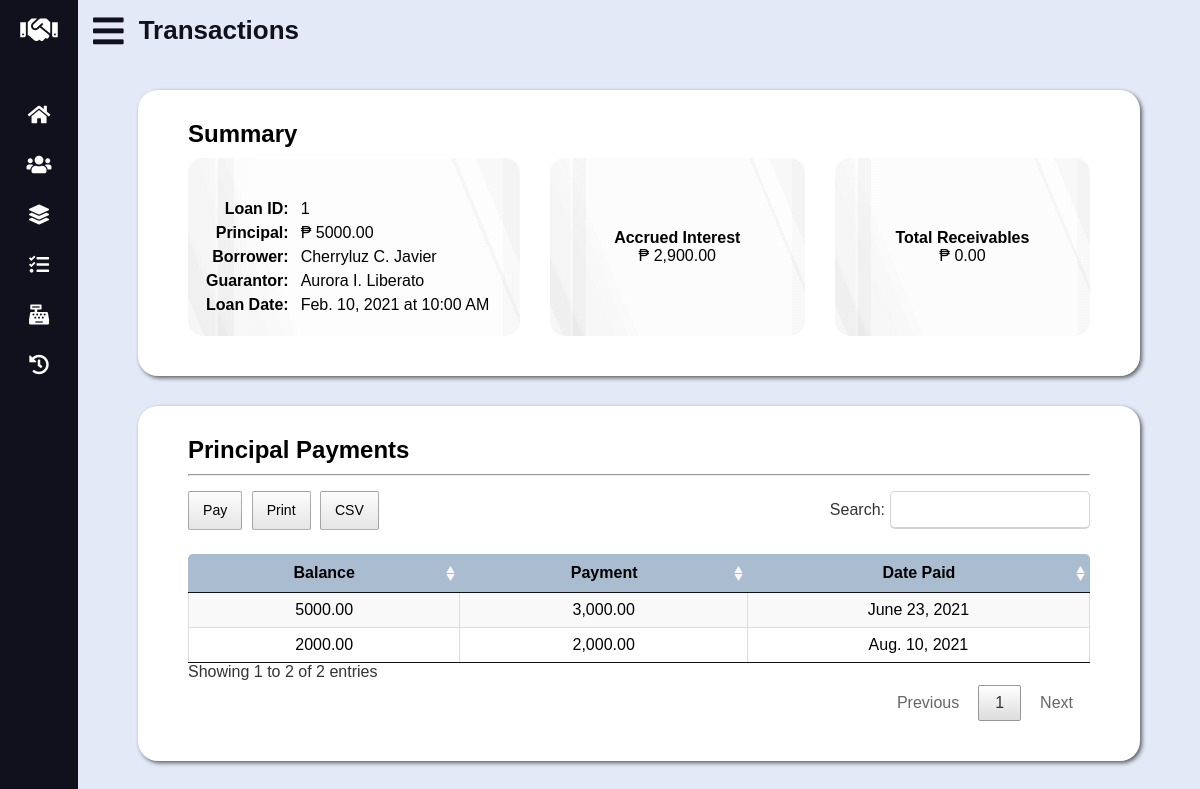
Before: /loan-details.php?id=1 (upper part) with the older database file.
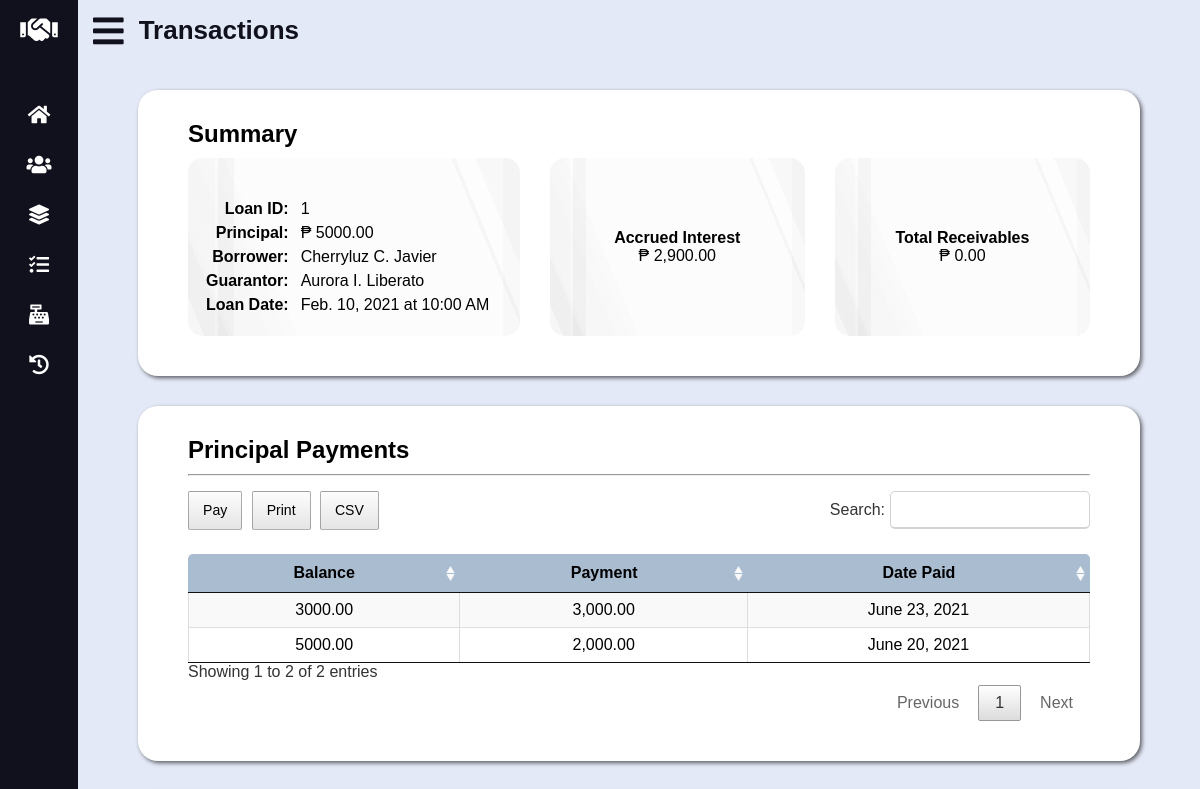
After: the same page with the newer database file.
### tables this page shows
CREATE TABLE `loan` (
	`loan_id` INT UNSIGNED AUTO_INCREMENT PRIMARY KEY,
	`borrower_id` INT UNSIGNED NOT NULL,
	`guarantor_id` INT UNSIGNED NOT NULL,
	`loan_date_time` DATETIME NOT NULL,
	`principal` DECIMAL(10, 2) NOT NULL,
	`status` ENUM('Active', 'Closed') DEFAULT 'Active' NOT NULL,

	CONSTRAINT fk_loan_borrower_id FOREIGN KEY (`borrower_id`)
		REFERENCES `data_subject` (`data_subject_id`)
		ON UPDATE CASCADE
		ON DELETE RESTRICT,
	CONSTRAINT fk_loan_guarantor_id FOREIGN KEY (`guarantor_id`)
		REFERENCES `guarantor` (`guarantor_id`)
		ON UPDATE CASCADE
		ON DELETE RESTRICT
);

CREATE TABLE `principal_payment` (
	`principal_payment_id` INT UNSIGNED AUTO_INCREMENT PRIMARY KEY,
	`amount` DECIMAL(10, 2) NOT NULL,
	`date_time_paid` DATETIME NOT NULL DEFAULT (NOW()),
	`loan_id` INT UNSIGNED NOT NULL,

	CONSTRAINT fk_principal_payment_loan_id FOREIGN KEY (`loan_id`)
		REFERENCES `loan` (`loan_id`)
		ON UPDATE CASCADE
		ON DELETE RESTRICT
);

### lib/database-handler.php (called while the page is built, shortened)
<?php
class Database {
	private $host = DB_HOST;
	private $dbname = DB_NAME;
	private $charset = DB_CHARSET;
	private $user = DB_USER;
	private $password = DB_PASSWORD;
	private $dbh;
	private $stmt;
	public function __construct() {
		$dsn = "mysql:host=".$this->host.";charset=".$this->charset.";dbname=".$this->dbname;
		$options = array (
			PDO::ATTR_PERSISTENT => true,
			PDO::ATTR_ERRMODE => PDO::ERRMODE_EXCEPTION,
			PDO::ATTR_ORACLE_NULLS => PDO::NULL_NATURAL
		);
		try {
			$this->dbh = new PDO($dsn, $this->user, $this->password, $options);
		}
		catch (PDOException $e) {
			$this->error = $e->getMessage()." in ".$e->getFile()." on line ".$e->getLine();
			$this->terminate();
		}
	}
	public function query($query) {
		$this->stmt = $this->dbh->prepare($query);
	}
	public function bind($param, $value, $type = null) {
		if (is_null($type)) {
			switch (true) {
				default:
					$type = PDO::PARAM_STR;
			}
		}
		$this->stmt->bindValue($param, $value, $type);
	}
	public function execute($message = "", $redirect = "") {
		try {
			return $this->stmt->execute();
		}
		catch (PDOException $e) {
			$this->logFile = "../src/log.txt";
			$this->error = $e->getMessage()." in ".$e->getFile()." on line ".$e->getLine();
			$this->logError();
		}
		finally {
			if ($redirect !== "") {
				$this->confirmQuery($message, $redirect);
			}
		}
	}
	public function resultSet() {
		$this->execute();
		return $this->stmt->fetchAll(PDO::FETCH_OBJ);
	}
	public function resultRecord() {
		$this->execute();
		return $this->stmt->fetch(PDO::FETCH_OBJ);
	}
	public function resultColumn() {
		$this->execute();
		return $this->stmt->fetchColumn();
	}
}

### models/Transaction.php (called while the page is built, shortened)
<?php
class Transaction {
	private $db;
	public function __construct() {
		$this->db = new Database();
	}
	public function getLoan($id) {
		$this->db->query("SELECT * FROM `loan` WHERE `loan_id` = ?");
		$this->db->bind(1, $id);
		return $this->db->resultRecord();
	}
	public function getPrincipalPayments($id) {
		$this->db->query("SELECT * FROM `principal_payment` WHERE `loan_id` = ?");
		$this->db->bind(1, $id);
		return $this->db->resultSet();
	}
	public function getPrincipalBalance($id) {
		$this->db->query("CALL get_principal_balance(?, @balance)");
		$this->db->bind(1, $id);
		$this->db->execute();
		$this->db->query("SELECT @balance");
		return $this->db->resultColumn();
	}
	public function getPrincipalBalanceByDateTime($id, $date_time) {
		$this->db->query("CALL get_principal_balance_by_date_time(?, ?, @balance)");
		$this->db->bind(1, $id);
		$this->db->bind(2, $date_time);
		$this->db->execute();
		$this->db->query("SELECT @balance");
		return $this->db->resultColumn();
	}
	public function getInterests($id) {
		$this->db->query("SELECT * FROM `interest` WHERE `loan_id` = ?");
		$this->db->bind(1, $id);
		return $this->db->resultSet();
	}
	public function getInterestPayments($id) {
		$this->db->query("SELECT `interest_date`, `interest_payment`.`amount`, `date_time_paid` FROM `interest_payment` INNER JOIN `interest` USING (`interest_id`) WHERE `loan_id` = ?");
		$this->db->bind(1, $id);
		return $this->db->resultSet();
	}
	public function getPenalties($id) {
		$this->db->query("SELECT `penalty_id`, `penalty_date`, `interest_date`, `penalty`.`amount`, `penalty`.`status` FROM `penalty` INNER JOIN `interest` USING (`interest_id`) WHERE `penalty`.`loan_id` = ?");
		$this->db->bind(1, $id);
		return $this->db->resultSet();
	}
	public function getPenaltyPayments($id) {
		$this->db->query("SELECT `penalty_date`, `penalty_payment`.`amount`, `date_time_paid` FROM `penalty_payment` INNER JOIN `penalty` USING (`penalty_id`) WHERE `loan_id` = ?");
		$this->db->bind(1, $id);
		return $this->db->resultSet();
	}
	public function getProcessingFees($id) {
		$this->db->query("SELECT * FROM `processing_fee` WHERE `loan_id` = ?");
		$this->db->bind(1, $id);
		return $this->db->resultSet();
	}
	public function getProcessingFeePayments($id) {
		$this->db->query("SELECT `processing_fee_date`, `processing_fee_payment`.`amount`, `date_time_paid` FROM `processing_fee_payment` INNER JOIN `processing_fee` USING (`processing_fee_id`) WHERE `loan_id` = ?");
		$this->db->bind(1, $id);
		return $this->db->resultSet();
	}
	public function getAccruedInterest($id) {
		$this->db->query("CALL get_accrued_interest(?, @accrued_interest)");
		$this->db->bind(1, $id);
		$this->db->execute();
		$this->db->query("SELECT @accrued_interest");
		return $this->db->resultColumn();
	}
	public function getTotalReceivablesByLoan($id) {
		$this->db->query("CALL get_total_receivables_by_loan(?, @total_receivables)");
		$this->db->bind(1, $id);
		$this->db->execute();
		$this->db->query("SELECT @total_receivables");
		return $this->db->resultColumn();
	}
}

### models/DataSubject.php (called while the page is built, shortened)
<?php
class DataSubject {
	private $db;
	public function __construct() {
		$this->db = new Database();
	}
	public function getName($id) {
		$this->db->query("SELECT CONCAT(`fname`, ' ', LEFT(`mname`, 1), '. ', `lname`) AS name FROM `data_subject` WHERE `data_subject_id` = ?");
		$this->db->bind(1, $id);
		return $this->db->resultColumn();
	}
}

### lib/conversion-util.php (called while the page is built, shortened)
<?php
class Converter {
	public function shortToLongDate($date) {
		$time_stamp = strtotime($date);
		$format = "M. j, Y";
		$formatted_date = date($format, $time_stamp);
		if (strpos($formatted_date, "May") !== false)
			$formatted_date = str_replace(".", "", $formatted_date);
		else if (strpos($formatted_date, "Jun") !== false)
			$formatted_date = str_replace(".", "e", $formatted_date);
		else if (strpos($formatted_date, "Jul") !== false)
			$formatted_date = str_replace(".", "y", $formatted_date);
		return $formatted_date;
	}
	public function shortToLongDateTime($datetime) {
		$time_stamp = strtotime($datetime);
		$format = "M. j, Y \\a\\t g:i A";
		$formatted_date = date($format, $time_stamp);
		return $formatted_date;
	}
}

### loan-details.php (the view, shortened to what this page needs)
<?php
	if (isset($_GET["id"]))
		$id = $_GET["id"];
	else {
		echo "<script>alert('Sorry, something went wrong!');</script>";
		echo "<script>window.location.replace('transactions.php');</script>";
	}
	require_once "lib/database-handler.php";
	require_once "lib/conversion-util.php";
	require_once "models/Transaction.php";
	require_once "models/DataSubject.php";
	$converter = new Converter();
	$transaction = new Transaction();
	$data_subject = new DataSubject();
	$accrued_interest = $transaction->getAccruedInterest($id);
	$total_receivables = $transaction->getTotalReceivablesByLoan($id);
	$loan = $transaction->getLoan($id);
	$principal_payments = $transaction->getPrincipalPayments($id);
?>
<!DOCTYPE html>
<html lang="en">
<head>
	<link rel="stylesheet" type="text/css" href="css/all.min.css" />
	<link rel="stylesheet" type="text/css" href="css/datatables.min.css" />
	<link rel="stylesheet" type="text/css" href="css/tingle.min.css" />
	<link rel="stylesheet" type="text/css" href="css/style.css" />
	<link rel="stylesheet" type="text/css" href="css/vertical-nav-bar.css" />
	<link rel="stylesheet" type="text/css" href="css/tables.css" />
	<link rel="stylesheet" type="text/css" href="css/forms.css" />
	<link rel="stylesheet" type="text/css" href="css/loan-details.css" />
	<link rel="stylesheet" type="text/css" href="css/media-queries.css" />
</head>
<body>
	<main>
		<header>
			<i class="fas fa-bars"></i>
			<h2 class="text">Transactions</h2>
		</header>
			<div id="summary-details"><?php require "inc/loan-info.php"; ?></div>
		<section id="summary">
			<h3>Summary</h3>
			<div class="grid-wrapper">
				<?php require "inc/loan-info.php"; ?>
				<div id="accrued-interest">
					<h4>Accrued Interest</h4>
					<p><span>&#8369;</span> <?php echo number_format($accrued_interest, 2, ".", ","); ?></p>
				</div>
				<div id="total-receivables">
					<h4>Total Receivables</h4>
					<p><span>&#8369;</span> <?php echo number_format($total_receivables, 2, ".", ","); ?></p>
				</div>
			</div>
		</section>
		<section id="principal-payments">
			<h3>Principal Payments</h3>
			<hr />
			<table id="principal-payments-tbl" class="display cell-border" width="100%">
				<thead>
					<tr>
						<th>Balance</th>
						<th>Payment</th>
						<th>Date Paid</th>
					</tr>
				</thead>
				<tbody>
					<?php foreach ($principal_payments as $pp): ?>
					<tr>
						<td>
							<?php
								echo $transaction->getPrincipalBalanceByDateTime($pp->loan_id, $pp->date_time_paid);
							?>
						</td>
						<td><?php echo number_format($pp->amount, 2, ".", ","); ?></td>
						<td><?php echo $converter->shortToLongDate($pp->date_time_paid); ?></td>
					</tr>
					<?php endforeach; ?>
				</tbody>
			</table>
		</section>
	</main>
</body>
</html>

### inc/loan-info.php
<table>
	<tr>
		<th>Loan ID:</th>
		<td><?php echo $id; ?></td>
	</tr>
	<tr>
		<th>Principal:</th>
		<td><span>&#8369;</span> <?php echo $loan->principal; ?></td>
	</tr>
	<tr>
		<th>Borrower:</th>
		<td><?php echo $data_subject->getName($loan->borrower_id); ?></td>
	</tr>
	<tr>
		<th>Guarantor:</th>
		<td><?php echo $data_subject->getName($loan->guarantor_id); ?></td>
	</tr>
	<tr>
		<th>Loan Date:</th>
		<td><?php echo $converter->shortToLongDateTime($loan->loan_date_time); ?></td>
	</tr>
</table>

### css/style.css (style rules this page uses)
:root { --athens-gray: #e8e9eb; --azureish-white: #dae8f5; --botticelli: #d4e1ee; --blue-chill: #0d8b90; --cyan: #03b8c0; --dark-purple: #1d1b31; --eden: #0d3b4c; --light-steel-blue: #a9bcd0; --link-water: #e4e9f7; --roman-silver: #787e87; --silver-sand: #c5c6c8; --xiketic: #11101d; }
* { box-sizing: border-box; font-family: "Poppins", sans-serif; margin: 0; padding: 0; }
html, body { height: 100%; }
main { background: var(--link-water); left: 280px; min-height: 100vh; position: relative; transition: all 0.5s ease; width: calc(100% - 280px); padding-bottom: 30px; }
main header { align-items: center; color: var(--xiketic); display: flex; font-size: 35px; height: 60px; overflow: hidden; }
main header .fa-bars { cursor: pointer; margin: 0 15px; }
h2 { font-size: 26px; font-weight: 600; }
h3 { font-size: 24px; margin: 10px 0; }
section { margin: 30px 60px; padding: 20px 50px 40px 50px; box-shadow: 2px 2px 4px rgba(0, 0, 0, 0.6); background-color: #fff; border-radius: 20px; }
hr { margin-bottom: 15px; }

### css/vertical-nav-bar.css (style rules this page uses)
nav { background: var(--xiketic); height: 100%; left: 0; position: fixed; top: 0; transition: all 0.5s ease; width: 280px; z-index: 100; }
nav.closed { width: 78px; }
nav h1 { align-items: center; display: flex; height: 60px; width: 100%; }
nav h1 .fa-handshake { color: #fff; font-size: 30px; height: 50px; line-height: 50px; min-width: 78px; text-align: center; }
nav .nav-links { height: 100%; overflow: auto; padding: 30px 0 150px 0; }
nav.closed .nav-links { overflow: visible; }
nav .nav-links li { list-style: none; position: relative; transition: all 0.4s ease; }
nav .nav-links li .parent-menu { align-items: center; display: flex; justify-content: space-between; }
nav.closed .nav-links li .parent-menu { display: block }
nav .nav-links li i { color: #fff; cursor: pointer; font-size: 20px; height: 50px; line-height: 50px; min-width: 78px; text-align: center; transition: all 0.3s ease; }
nav .nav-links li a { align-items: center; display: flex; text-decoration: none; }
nav.closed ~ main { left: 78px; width: calc(100% - 78px); }

### css/tables.css (style rules this page uses)
table { padding-top: 20px; text-align: center; }
table thead th { font-family: "Poppins Regular", sans-serif; background-color: var(--light-steel-blue); }
table thead th:first-child { border-radius: 5px 0 0 0; }
table thead th:last-child { border-radius: 0 5px 0 0; }
.fas, .far, #new-guarantor table tr:hover { cursor: pointer; }

### css/loan-details.css (style rules this page uses)
#summary table, #summary .grid-wrapper > div { background-image: linear-gradient(90deg, rgba(165, 165, 165, 0.03) 0%, rgba(165, 165, 165, 0.03) 8%,rgba(235, 235, 235, 0.03) 8%, rgba(235, 235, 235, 0.03) 9%,rgba(7, 7, 7, 0.03) 9%, rgba(7, 7, 7, 0.03) 14%,rgba(212, 212, 212, 0.03) 14%, rgba(212, 212, 212, 0.03) 17%,rgba(219, 219, 219, 0.03) 17%, rgba(219, 219, 219, 0.03) 95%,rgba(86, 86, 86, 0.03) 95%, rgba(86, 86, 86, 0.03) 100%),linear-gradient(67.5deg, rgba(80, 80, 80, 0.03) 0%, rgba(80, 80, 80, 0.03) 11%,rgba(138, 138, 138, 0.03) 11%, rgba(138, 138, 138, 0.03) 17%,rgba(122, 122, 122, 0.03) 17%, rgba(122, 122, 122, 0.03) 24%,rgba(166, 166, 166, 0.03) 24%, rgba(166, 166, 166, 0.03) 27%,rgba(245, 245, 245, 0.03) 27%, rgba(245, 245, 245, 0.03) 89%,rgba(88, 88, 88, 0.03) 89%, rgba(88, 88, 88, 0.03) 100%),linear-gradient(67.5deg, rgba(244, 244, 244, 0.03) 0%, rgba(244, 244, 244, 0.03) 4%,rgba(16, 16, 16, 0.03) 4%, rgba(16, 16, 16, 0.03) 10%,rgba(157, 157, 157, 0.03) 10%, rgba(157, 157, 157, 0.03) 20%,rgba(212, 212, 212, 0.03) 20%, rgba(212, 212, 212, 0.03) 83%,rgba(5, 5, 5, 0.03) 83%, rgba(5, 5, 5, 0.03) 84%,rgba(237, 237, 237, 0.03) 84%, rgba(237, 237, 237, 0.03) 100%),linear-gradient(90deg, #ffffff,#ffffff); }
#summary table tr:first-child th, #summary table tr:first-child td { padding-top: 20px; }
#summary table tr:last-child th, #summary table tr:last-child td { padding-bottom: 20px; }
#summary th { text-align: right; }
#summary td { text-align: left; }
#summary th, #summary td { padding: 2px 5px; }
#summary .grid-wrapper { display: grid; grid-template-columns: 1.3fr 1fr 1fr; gap: 0 30px; }
#summary .grid-wrapper > div { display: flex; align-items: center; flex-direction: column; justify-content: center; text-align: center; min-height: 120px; }
#summary .grid-wrapper > * { border-radius: 15px; }

Changed rows visible on the page:
computed for principal_payment "June 23, 2021": date_time_paid "5000.00" → "3000.00"
changed principal_payment: date_time_paid "2000.00" → "5000.00"; date_time_paid "Aug. 10, 2021" → "June 20, 2021"
